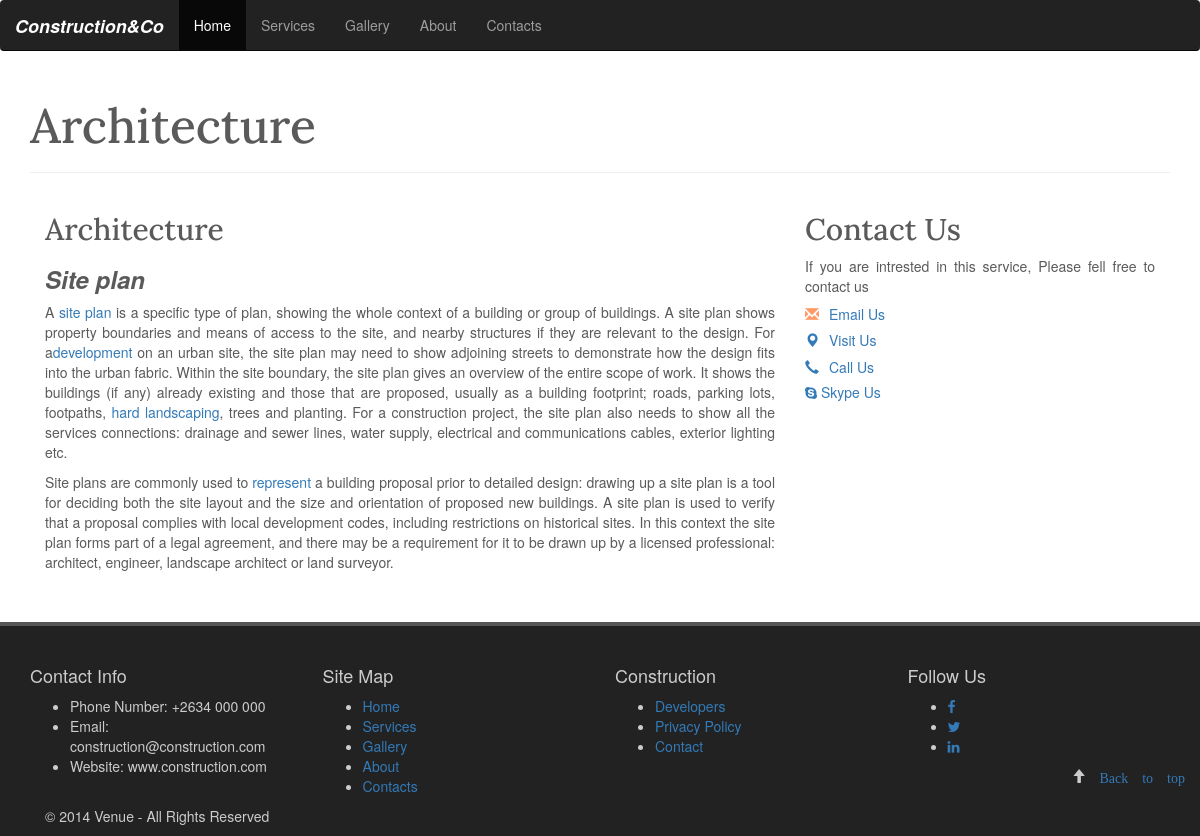
Screenshot of /service_detail/architecture/ with the database file from the repository.
### services/models.py (models this page shows, shortened)
class Service(models.Model):
    title = models.CharField(max_length=120)
    description = RichTextField(max_length=1500)
    slug = models.SlugField(unique=True)
    active = models.BooleanField()
    display = models.BooleanField(default=False)

### services/views.py (the view)
# urls.py: url(r'^service_detail/(?P<slug>[\w-]+)/$', services.views.service_detail, name='service_detail'),
def service_detail(request, slug):
    service = Service.objects.get(slug=slug)
    image = ServicesImage.objects.all()
    context = {
        'service': service,
        'image': image,
    }
    return render(request, 'service_detail.html', context)

### services/templates/service_detail.html (shortened to what this page needs)
{% extends 'base.html'%}
{% load staticfiles %}
{% block content %}
<div class="container detail">
     <div class="page-header">
         <h1>{{service.title}}</h1>
     </div>
    <section >
        <div class="col-md-8 service-description">
        <article>
            <header>
                <h2>{{service.title}}</h2>
                <p>{{service.description|safe}}</p>
            </header>
        </article>
          </div>
        <div class="col-md-4 contact">
        <article>
            <h2>Contact Us</h2>
            <p>If you are intrested in this service, Please fell free to contact us</p>
            <a href="#"><h5><span class="glyphicon glyphicon-envelope" style="padding-right: 10px; color: #F96;"></span>Email Us</h5></a>
            <a href="#"><h5><span class="glyphicon glyphicon-map-marker" style="padding-right: 10px; color: #337AB7"></span>Visit Us</h5></a>
            <a href="#"><h5><span class="glyphicon glyphicon-earphone" style="padding-right: 10px; color: #337AB7"></span>Call Us</h5></a>
            <a href="#"> <h5><i class="fa fa-skype " aria-hidden="true"></i> Skype Us</h5></a>
        </article>
        </div>
        <div class="col-md-12">
            <br>
        </div>
    </section>
    </div>
{% endblock %}

### static/static_files/css/custom.css (style rules this page uses)
.container.detail { margin-top: 60px; }
.service-description { text-align: justify; }
.contact { text-align: justify; }
.page-header h1 { font-family: 'Lora'; font-size: 48px; }
.service-description h2 { font-family: 'Lora'; }
.contact h2 { font-family: 'Lora'; }

### static/static_files/css/carousel.css (style rules this page uses)
body { padding-bottom: 40px; color: #5a5a5a; }

### rows the page displays
Service: title "Architecture", description "Site plan A site plan is a specific type of plan, showing the whole context of a building or group of buildings. A site plan shows property boundaries and means of access to the site, and nearby structures if they are relevant to the design. For a development on an urban site, the site plan may need to show adjoining streets to demonstrate how the design fits into the urban fabric. Within the site boundary, the site plan gives an overview of the entire scope of work. It shows the buildings (if any) already existing and those that are proposed, usually as a building footprint; roads, parking lots, footpaths, hard landscaping , trees and planting. For a construction project, the site plan…"
